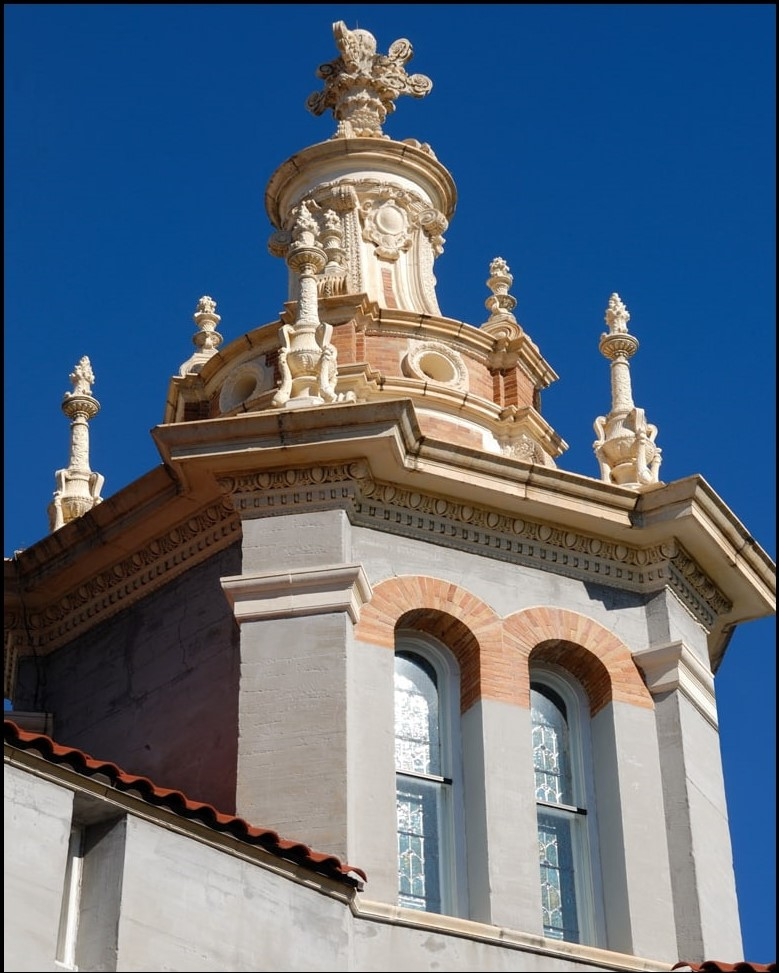
#> input picture images/1.jpg, 779 x 973 px
$ python difference-spotter.py
#> lines starting #> are read from the running program, lines starting #| are printed output that depends on the picture
from PIL import Image, ImageChops

img1 = Image.open('images/1.jpg')
#> img1 is the input picture: PIL image 779x973 RGB; mean R, G, B 91.2, 106.4, 124.6
img2 = Image.open('images/1-1.jpg')
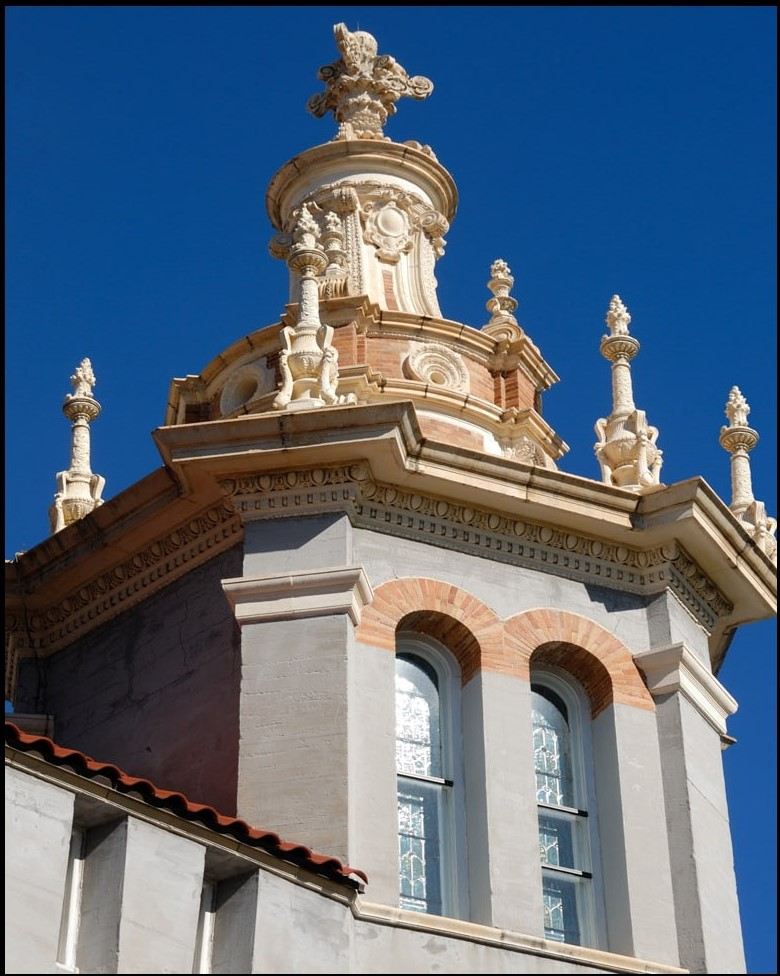
#> input picture images/1-1.jpg, 780 x 976 px
#> img2 is the input picture: PIL image 780x976 RGB; mean R, G, B 90.2, 105.3, 123.3

diff = ImageChops.difference(img1, img2)
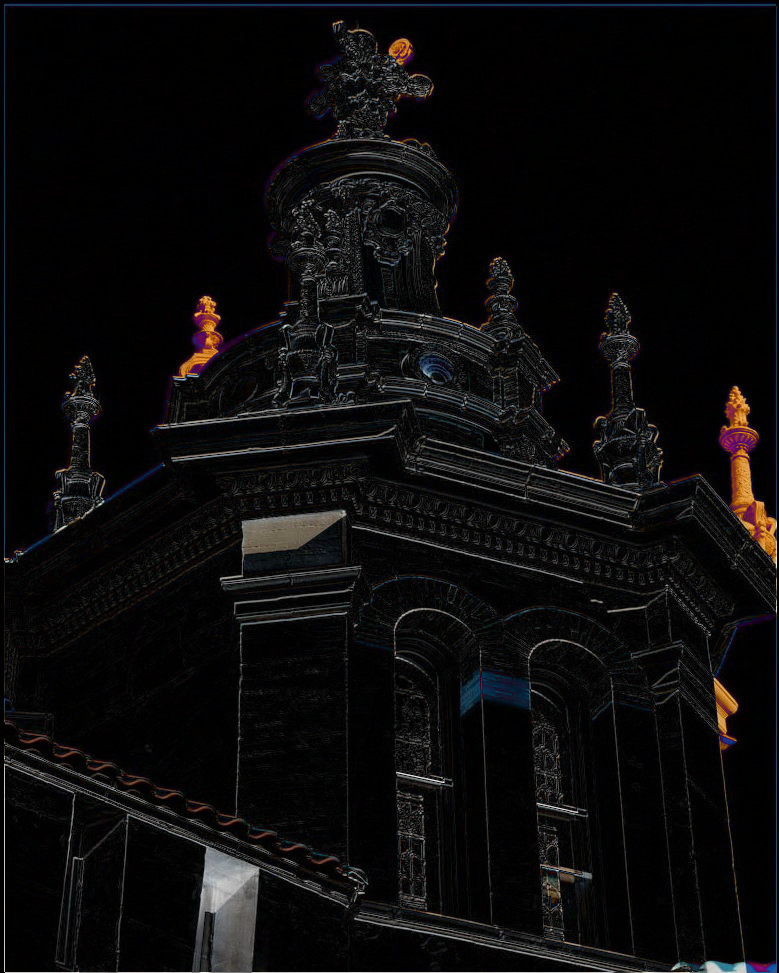
#> diff: PIL image 779x973 RGB; mean R, G, B 12.4, 11.5, 11.9

if diff.getbbox():
    diff.show()
